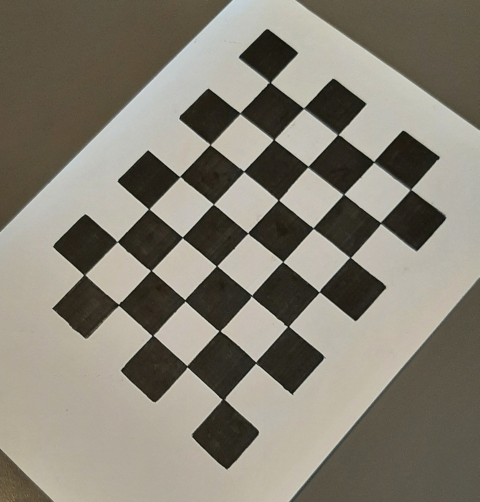
#> input picture resources/photo45.png, 959 x 1004 px (shown at 1/2 size)
$ python myChessboardDetection.py
#> lines starting #> are read from the running program, lines starting #| are printed output that depends on the picture; after the words box and inside, x2 and y2 are one past the last pixel; in counts of white or black regions, pixels touching at a corner belong together
#> further down, image is the input picture: shape (1004, 959, 3); mean B, G, R 115.8, 128.1, 133.3
### code/perspectiveSorting.py
import cv2
import numpy as np

# corners: [(x,y), ...]
def extract_corner_points(corners):
    cnt = len(corners)

    differences = np.zeros((cnt, cnt), dtype=np.uint64)
    for i in range(cnt):
        for j in range(i + 1, cnt):
            dist = (corners[i][0] - corners[j][0]) ** 2 + (
                corners[i][1] - corners[j][1]
            ) ** 2

            differences[i, j] = dist
            differences[j, i] = dist

    max_index = np.unravel_index(
        np.argmax(differences, axis=None),
        differences.shape,
    )
    corner1 = max_index[0]
    corner2 = max_index[1]

    differences_added = np.ones(cnt, dtype=np.uint64)
    for i in range(cnt):
        differences_added[i] *= differences[i, corner1]
        differences_added[i] *= differences[i, corner2]
    corner3 = np.argmax(differences_added, axis=None)

    for i in range(cnt):
        differences_added[i] *= differences[i, corner3]
    corner4 = np.argmax(differences_added, axis=None)

    return [
        corners[corner1],
        corners[corner2],
        corners[corner3],
        corners[corner4],
    ]


# corners: [(x,y), ...]
def sort_corners(corners, rows, columns):
    assert rows * columns == len(corners)

    inputs = order_points(extract_corner_points(corners))
    const = 10
    inner = int(((rows + columns) / 4) * const)
    outer = const * rows * columns - inner
    outputs = order_points(
        [
            [inner, inner],
            [outer, outer],
            [outer, inner],
            [inner, outer],
        ]
    )

    M = cv2.getPerspectiveTransform(inputs, outputs)

    transformed_corners = []  # [((x_t, y_t), (x_o, y_o)), ...]
    for cor in corners:
        transformed_corners.append((transform_point(cor, M), cor))

    number_down = 0
    for trans in transformed_corners:
        if trans[0][0] < 2 * inner:
            number_down += 1

    # find orientation
    if rows != columns:
        if number_down == rows:
            down_count = rows
            side_count = columns
        else:
            down_count = columns
            side_count = rows
        if number_down != columns and number_down != rows:
            print("Ordering-Error")
    else:
        down_count = rows
        side_count = rows
        if number_down != rows:
            print("Ordering-Error")

    sorted_corners = []
    for i in range(down_count):
        down_lower_limit = i * side_count * const  # intentionally swapped
        down_upper_limit = (i + 1) * side_count * const  # intentionally swapped
        for j in range(side_count):
            side_lower_limit = j * down_count * const  # intentionally swapped
            side_upper_limit = (j + 1) * down_count * const  # intentionally swapped
            for trans in transformed_corners:
                look_at_x = trans[0][0]
                look_at_y = trans[0][1]
                if (
                    look_at_x > side_lower_limit
                    and look_at_x < side_upper_limit
                    and look_at_y > down_lower_limit
                    and look_at_y < down_upper_limit
                ):
                    sorted_corners.append(trans[1])

    return sorted_corners


# target order: lower_left -> lower_right -> upper_right -> upper_left
def order_points(pts):
    assert len(pts) == 4

    avg_x = 0
    avg_y = 0
    for i in range(4):
        assert len(pts[i]) == 2
        avg_x += pts[i][0]
        avg_y += pts[i][1]
    avg_x /= 4
    avg_y /= 4

    angles = []
    for i in range(4):
        angles.append((np.angle(complex(pts[i][0] - avg_x, pts[i][1] - avg_y)), i))
    angles.sort()

    out = np.zeros((4, 2), dtype=np.float32)
    for i in range(4):
        out[i][0] = pts[angles[i][1]][0]
        out[i][1] = pts[angles[i][1]][1]

    return out


def transform_point(pt, matrix):
    vec = np.ones((3, 1), dtype=np.float32)
    vec[0] = pt[0]
    vec[1] = pt[1]

    transformed = np.matmul(matrix, vec)
    transformed = transformed * 1 / transformed[2]

    return (transformed[0, 0], transformed[1, 0])


# [9 lines that do not run on import are left out]

### code/myChessboardDetection.py
import numpy as np
import cv2

from graphOperations import filter_by_graph_method
from perspectiveSorting import sort_corners


def generate_mask_array(template, spread):
    assert template.shape[0] == template.shape[1]
    assert int(spread) == spread

    template_size = template.shape[0]
    new_size = template_size * spread

    # map the filters but spread out their range
    new_mask = np.zeros((new_size, new_size), dtype=np.int8)
    new_mask[0 : new_size // 2 : spread, 0 : new_size // 2 : spread] = template[
        0 : template_size // 2 : 1, 0 : template_size // 2 : 1
    ]
    new_mask[-1 : -1 - new_size // 2 : -spread, 0 : new_size // 2 : spread] = template[
        -1 : -1 - template_size // 2 : -1, 0 : template_size // 2 : 1
    ]
    new_mask[0 : new_size // 2 : spread, -1 : -1 - new_size // 2 : -spread] = template[
        0 : template_size // 2 : 1, -1 : -1 - template_size // 2 : -1
    ]
    new_mask[
        -1 : -1 - new_size // 2 : -spread, -1 : -1 - new_size // 2 : -spread
    ] = template[-1 : -1 - template_size // 2 : -1, -1 : -1 - template_size // 2 : -1]

    return new_mask


# array [(x,y), ...]
def tuple_array_to_cv2_compatible_corners(array):
    length = len(array)
    assert length > 0
    tuple_length = len(array[0])
    assert tuple_length == 2

    result = np.zeros((length, 1, 2), dtype=np.float32)
    result[:, 0, ::-1] = array

    return result


# main detection function, should basically perform like
# cv2.findChessboardCorners, but cooler, because written by me
def find_chessboard_corners(image, rows, columns, spread=1):
#> called with rows = 5, columns = 7, spread = 6
    if len(image.shape) == 2:
        image_channels = 1
    elif len(image.shape) > 2:
        _, _, image_channels = image.shape
#> image_channels = 3
    else:
        raise Exception("Not enough dimensions")
    spread = int(spread)
    if spread < 1:
        raise Exception("Spread needs to be greater than 1")
    if rows < 1:
        raise Exception("rows need to be at least 1")
    if columns < 1:
        raise Exception("columns need to be at least 1")

    m_c_template = np.array(
        [
            [00, 00, +1, +1, -1, -1, 00, 00],
            [00, +1, +1, +1, -1, -1, -1, 00],
            [+1, +1, +1, +1, -1, -1, -1, -1],
            [+1, +1, +1, 00, 00, -1, -1, -1],
            [-1, -1, -1, 00, 00, +1, +1, +1],
            [-1, -1, -1, -1, +1, +1, +1, +1],
            [00, -1, -1, -1, +1, +1, +1, 00],
            [00, 00, -1, -1, +1, +1, 00, 00],
        ],
        dtype=np.int8,
    )
    m_e_template = np.array(
        [
            [00, +1, +1, +1, +1, +1, +1, 00],
            [-1, 00, +1, +1, +1, +1, 00, -1],
            [-1, -1, 00, +1, +1, 00, -1, -1],
            [-1, -1, -1, 00, 00, -1, -1, -1],
            [-1, -1, -1, 00, 00, -1, -1, -1],
            [-1, -1, 00, +1, +1, 00, -1, -1],
            [-1, 00, +1, +1, +1, +1, 00, -1],
            [00, +1, +1, +1, +1, +1, +1, 00],
        ],
        dtype=np.int8,
    )
    m_v_template = np.array(
        [
            [00, +1, +1, +1, +1, +1, +1, 00],
            [00, 00, +1, +1, +1, +1, 00, 00],
            [00, 00, 00, +1, +1, 00, 00, 00],
            [00, 00, 00, 00, 00, 00, 00, 00],
            [00, 00, 00, 00, 00, 00, 00, 00],
            [00, 00, 00, -1, -1, 00, 00, 00],
            [00, 00, -1, -1, -1, -1, 00, 00],
            [00, -1, -1, -1, -1, -1, -1, 00],
        ],
        dtype=np.int8,
    )
    m_h_template = np.array(
        [
            [00, 00, 00, 00, 00, 00, 00, 00],
            [-1, 00, 00, 00, 00, 00, 00, +1],
            [-1, -1, 00, 00, 00, 00, +1, +1],
            [-1, -1, -1, 00, 00, +1, +1, +1],
            [-1, -1, -1, 00, 00, +1, +1, +1],
            [-1, -1, 00, 00, 00, 00, +1, +1],
            [-1, 00, 00, 00, 00, 00, 00, +1],
            [00, 00, 00, 00, 00, 00, 00, 00],
        ],
        dtype=np.int8,
    )
    m_d_template = np.array(
        [
            [00, 00, -1, -1, 00, 00, 00, 00],
            [00, -1, -1, -1, 00, 00, 00, 00],
            [-1, -1, -1, -1, 00, 00, 00, 00],
            [-1, -1, -1, 00, 00, 00, 00, 00],
            [00, 00, 00, 00, 00, +1, +1, +1],
            [00, 00, 00, 00, +1, +1, +1, +1],
            [00, 00, 00, 00, +1, +1, +1, 00],
            [00, 00, 00, 00, +1, +1, 00, 00],
        ],
        dtype=np.int8,
    )
    m_u_template = np.array(
        [
            [00, 00, 00, 00, +1, +1, 00, 00],
            [00, 00, 00, 00, +1, +1, +1, 00],
            [00, 00, 00, 00, +1, +1, +1, +1],
            [00, 00, 00, 00, 00, +1, +1, +1],
            [-1, -1, -1, 00, 00, 00, 00, 00],
            [-1, -1, -1, -1, 00, 00, 00, 00],
            [00, -1, -1, -1, 00, 00, 00, 00],
            [00, 00, -1, -1, 00, 00, 00, 00],
        ],
        dtype=np.int8,
    )

    m_c = generate_mask_array(m_c_template, spread)
    m_e = generate_mask_array(m_e_template, spread)
    m_v = generate_mask_array(m_v_template, spread)
    m_h = generate_mask_array(m_h_template, spread)
    m_d = generate_mask_array(m_d_template, spread)
    m_u = generate_mask_array(m_u_template, spread)
    h_dimension = m_u.shape[0]  # counts for all masks

    if image_channels == 1:  # greyscale
        # blur parameter needs to be un-even
        blurred = cv2.medianBlur(image, spread + 1 if spread % 2 == 0 else spread)
        msk = cv2.threshold(blurred, 0, 255, cv2.THRESH_BINARY_INV | cv2.THRESH_OTSU)[1]
    else:  # color
        # blur parameter needs to be un-even
        hsv = cv2.cvtColor(image, cv2.COLOR_BGR2HSV)
#> hsv: shape (1004, 959, 3); mean H, S, V 23.2, 45.6, 133.4
        hsv = cv2.medianBlur(hsv, spread + 1 if spread % 2 == 0 else spread)
#> hsv: shape (1004, 959, 3); mean H, S, V 23.1, 45.3, 133.4
        # OpenCV uses H: 0-179, S: 0-255, V: 0-255
        lwr = np.array([0, 0, 135])
        upr = np.array([179, 120, 255])
        msk = cv2.inRange(hsv, lwr, upr)  # filter for white
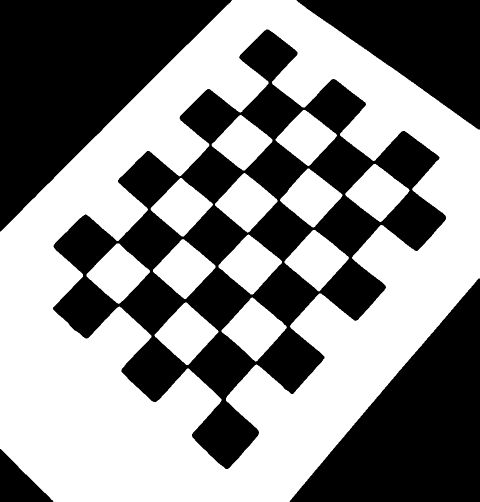
#> msk: shape (1004, 959) (shown at 1/2 size); 53.3% white; 5 black regions, box (x1, y1, x2, y2) and area: (106, 59, 892, 938) 203031, (0, 0, 464, 463) 107583, (579, 557, 959, 1004) 85877, (593, 0, 959, 259) 47818, (0, 898, 107, 1004) 5775

    workImage = np.where(msk > 0, 1, -1).astype(np.int16)
    # np.int16 is a very important type here, to force the convolution output to be signed

    highlight_corner = cv2.filter2D(
        workImage, -1, m_c, anchor=(h_dimension // 2, h_dimension // 2)
    )
    highlight_edges = cv2.filter2D(
        workImage, -1, m_e, anchor=(h_dimension // 2, h_dimension // 2)
    )
    highlight_vertical = cv2.filter2D(
        workImage, -1, m_v, anchor=(h_dimension // 2, h_dimension // 2)
    )
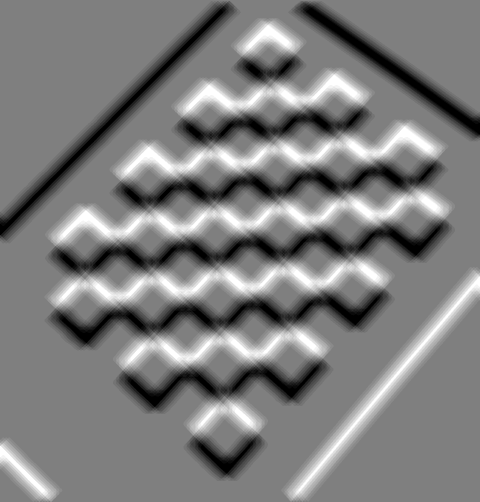
#> highlight_vertical: shape (1004, 959) int16 (shown at 1/2 size); min -24, max 24, mean -0.3; drawn with min black and max white
    highlight_horizontal = cv2.filter2D(
        workImage, -1, m_h, anchor=(h_dimension // 2, h_dimension // 2)
    )
    highlight_down = cv2.filter2D(
        workImage, -1, m_d, anchor=(h_dimension // 2, h_dimension // 2)
    )
    highlight_up = cv2.filter2D(
        workImage, -1, m_u, anchor=(h_dimension // 2, h_dimension // 2)
    )
    highlight = (
        np.abs(highlight_corner)
        + np.abs(highlight_edges)
        - np.abs(highlight_vertical)
        - np.abs(highlight_horizontal)
        - np.abs(highlight_down)
        - np.abs(highlight_up)
    )
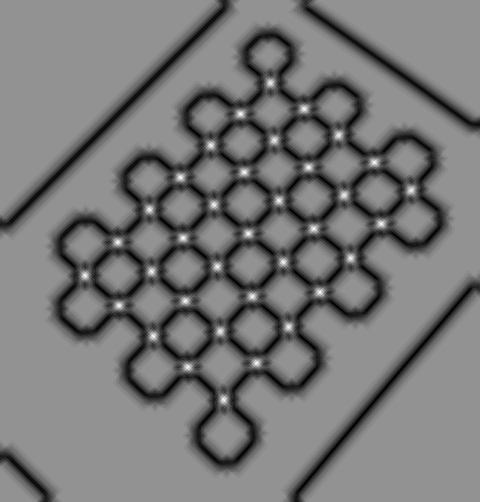
#> highlight: shape (1004, 959) int16 (shown at 1/2 size); min -76, max 56, mean -14; drawn with min black and max white

    mask_size = int(h_dimension / 1.5)  # assumption of what is necessary to cover
    corner_candidates = []  # [(x,y),...]
    number_of_candidates_to_sample = int(
        rows * columns * 1.3
    )  # give the algorithm a bit of leeway
    min_additional_detection_value = 30
    max_corners_to_detect = rows * columns
    for i in range(number_of_candidates_to_sample):
        max_index = np.unravel_index(
            np.argmax(highlight, axis=None),
            highlight.shape,
        )
        if (
            i >= max_corners_to_detect
            and highlight[max_index[0], max_index[1]] <= min_additional_detection_value
        ):
            break  # stop sampling
        corner_candidates.append((max_index[0], max_index[1]))
        highlight[
            max(0, max_index[0] - mask_size) : min(
                max_index[0] + mask_size, highlight.shape[0]
            ),
            max(0, max_index[1] - mask_size) : min(
                max_index[1] + mask_size, highlight.shape[1]
            ),
        ] = 0
#> this loop made 36 passes
#> max_index on passes 1 to 12: (217, 608), (227, 480), (323, 748), (334, 616), (343, 488), (354, 360), (446, 762), (456, 626), (466, 496), (475, 366), (484, 235), (533, 434)
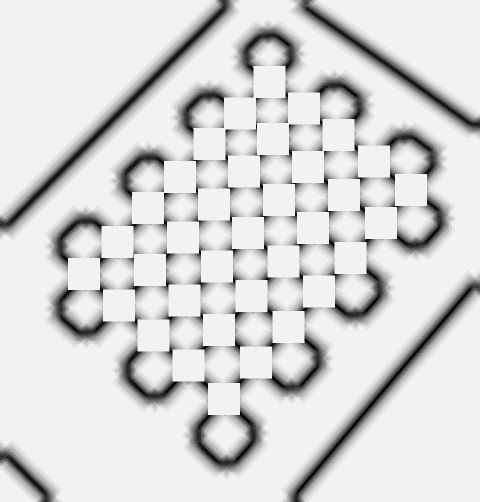
#> highlight: shape (1004, 959) int16 (shown at 1/2 size); 14.72% of pixels changed, all inside (x1, y1, x2, y2) = (136, 132, 854, 830); drawn with min black and max white
#> after the loop, corner_candidates = 35 pairs, first value 164 to 798, second value 168 to 822

    ret_cor_points = extract_sorted_corners_form_candidates_graph(
        corner_candidates, rows, columns
    )
#> ret_cor_points has the same summary as corner_candidates

    if (
        len(ret_cor_points) == rows * columns
        and ret_cor_points[0][0] != 0
        and ret_cor_points[0][1] != 0  # todo maybe better init-check
    ):
        ret_cor_points = sort_corners(ret_cor_points, rows, columns)
#> in extract_corner_points, `cnt = len(corners)`: cnt = 35
#> after the loop in extract_corner_points, `for i in range(cnt):`:
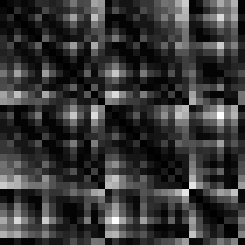
#> differences: shape (35, 35) uint64 (shown 7 times larger); min 0, max 455940, mean 99301.5; drawn with min black and max white
#> in extract_corner_points, `max_index = np.unravel_index( np.argmax(differences, axis=None), diffe..`: max_index = (16, 31)
#> in extract_corner_points, `corner1 = max_index[0]`: corner1 = 16
#> in extract_corner_points, `corner2 = max_index[1]`: corner2 = 31
#> after the loop in extract_corner_points, `for i in range(cnt):`: differences_added = 35 values, max 44327140000 at index 26, min 0 at index 16, mean 1.45e+10
#> in extract_corner_points, `corner3 = np.argmax(differences_added, axis=None)`: corner3 = 26
#> after the loop in extract_corner_points, `for i in range(cnt):`: differences_added = 35 values, max 14823757803415805 at index 27, min 0 at index 16, mean 2.23e+15
#> in extract_corner_points, `corner4 = np.argmax(differences_added, axis=None)`: corner4 = 27
#> in order_points, `avg_x = 0`: avg_x = 0
#> the loop in order_points, `for i in range(4):` made 4 passes
#> (avg_x, avg_y) on passes 1 to 4: (380, 822), (928, 990), (1726, 1438), (1890, 1977)
#> after the loop in order_points, `for i in range(4):`: avg_x = 1890; avg_y = 1977
#> in order_points, `avg_x /= 4`: avg_x = 472.5
#> in order_points, `avg_y /= 4`: avg_y = 494.2
#> after the loop in order_points, `for i in range(4):`: angles = [(1.85, 0), (-1.34, 1), (-0.141, 2), (3, 3)]
#> in order_points, `out = np.zeros((4, 2), dtype=np.float32)`: out = [[0, 0], [0, 0], [0, 0], [0, 0]]
#> after the loop in order_points, `for i in range(4):`: out = [[548, 168], [798, 448], [380, 822], [164, 539]]
#> in sort_corners, `outputs = order_points( [ [inner, inner], [outer, outer], [outer, inne..`: outputs = [[30, 30], [320, 30], [320, 320], [30, 320]]
#> in sort_corners, `M = cv2.getPerspectiveTransform(inputs, outputs)`: M = [[0.637, 0.655, -425.9], [-0.422, 0.383, 200.1], [0.000197, 4.05e-05, 1]]
#> the loop in sort_corners, `for cor in corners:` made 35 passes
#> (cor, transformed in transform_point) on passes 1 to 12: ((217, 608), [103.6, 319.8, 1]), ((227, 480), [31.15, 270.8, 1]), ((323, 748), [246.7, 320.2, 1]), ((334, 616), [174.6, 270.6, 1]), ((343, 488), [103.3, 222.9, 1]), ((354, 360), [32.75, 174, 1]), ((446, 762), [319.5, 271.6, 1]), ((456, 626), [246.3, 222, 1]), ((466, 496), [176.2, 174.1, 1]), ((475, 366), [105.2, 126.3, 1]), ((484, 235), [33.06, 77.9, 1]), ((533, 434), [176.4, 126.1, 1])
#> after the loop in sort_corners, `for cor in corners:`: transformed_corners = 35 items
#> the loop in sort_corners, `for trans in transformed_corners:` made 35 passes
#> trans on passes 1 to 12: ((103.6, 319.8), (217, 608)), ((31.15, 270.8), (227, 480)), ((246.7, 320.2), (323, 748)), ((174.6, 270.6), (334, 616)), ((103.3, 222.9), (343, 488)), ((32.75, 174), (354, 360)), ((319.5, 271.6), (446, 762)), ((246.3, 222), (456, 626)), ((176.2, 174.1), (466, 496)), ((105.2, 126.3), (475, 366)), ((33.06, 77.9), (484, 235)), ((176.4, 126.1), (533, 434))
#> after the loop in sort_corners, `for trans in transformed_corners:`: number_down = 7
#> after the loop in sort_corners, `for i in range(down_count):`: sorted_corners has the same summary as corner_candidates in find_chessboard_corners
        pass

    return (
        ret_cor_points,
        # ((workImage + 1) * 100).astype(np.uint8),
        (highlight).astype(np.uint8),
    )


# corner_candidates: # [(x,y),...]
def extract_sorted_corners_form_candidates_graph(corner_candidates, rows, columns):
    if len(corner_candidates) == 0:
        return [(0, 0)]

    if rows * columns >= len(corner_candidates):
        # too little corners detected for further filtering. Need to return all
        return corner_candidates

    av_x = 0
    av_y = 0
    for cor in corner_candidates:
        av_x += cor[0]
        av_y += cor[1]
    av_x = int(av_x / len(corner_candidates))
    av_y = int(av_y / len(corner_candidates))

    return filter_by_graph_method(corner_candidates, (av_x, av_y), rows * columns)


# Testing on single images
if __name__ == "__main__":
    # define size of the checkerboard
    rows = 5
    columns = 7

    # [5 lines of commented-out code are left out]
    image = cv2.imread("./../resources/photo45.png")
    # image = cv2.cvtColor(image, cv2.COLOR_BGR2GRAY)

    if image is None:
        raise Exception("Image not found")

    use_own_solution = True
    show_processed = False
    if use_own_solution:
        title = "My Detection"
        corners, processed = find_chessboard_corners(image, rows, columns, 6)
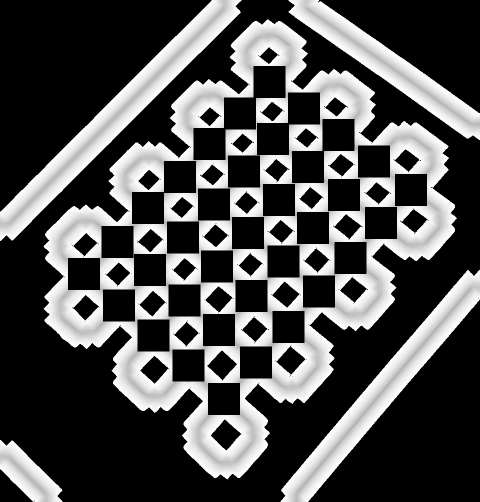
#> processed: shape (1004, 959) (shown at 1/2 size); min 0, max 252, mean 77.4
#> corners has the same summary as corner_candidates in find_chessboard_corners

        corners = tuple_array_to_cv2_compatible_corners(corners)
#> in tuple_array_to_cv2_compatible_corners, `length = len(array)`: length = 35
#> in tuple_array_to_cv2_compatible_corners, `tuple_length = len(array[0])`: tuple_length = 2
#> in tuple_array_to_cv2_compatible_corners, `result = np.zeros((length, 1, 2), dtype=np.float32)`: result = 35 rows, first 8: [0, 0], [0, 0], [0, 0], [0, 0], [0, 0], [0, 0], [0, 0], [0, 0]
#> corners = 35 rows, first 8: [168, 548], [238, 611], [307, 671], [377, 731], [448, 798], [235, 484], [300, 540], [369, 601]
        ret = len(corners) == rows * columns
#> ret = True

        if show_processed:
            image = processed
    else:
        # compare with library
        title = "CV2 Detection"
        ret, corners = cv2.findChessboardCorners(image, (rows, columns), None)

        if not ret:
            print("CV2 is bad...")

    # show detection
    cv2.drawChessboardCorners(image, (rows, columns), corners, ret)
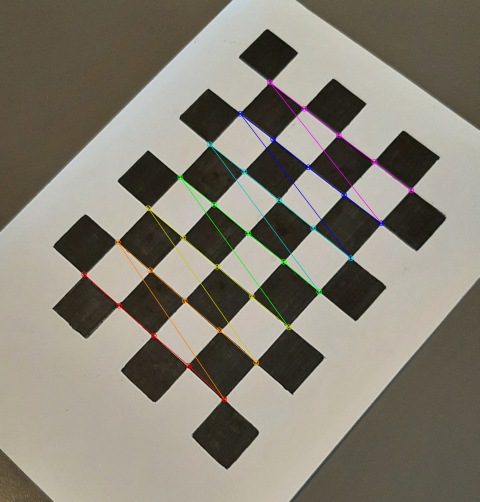
#> image: shape (1004, 959, 3) (shown at 1/2 size); 1.48% of pixels changed, all inside (x1, y1, x2, y2) = (162, 158, 829, 805)

    cv2.namedWindow(title, cv2.WINDOW_NORMAL)
    cv2.resizeWindow(title, (600, 600))
    cv2.imshow(title, image)

    # cleanup
    cv2.waitKey()
    cv2.destroyAllWindows()
